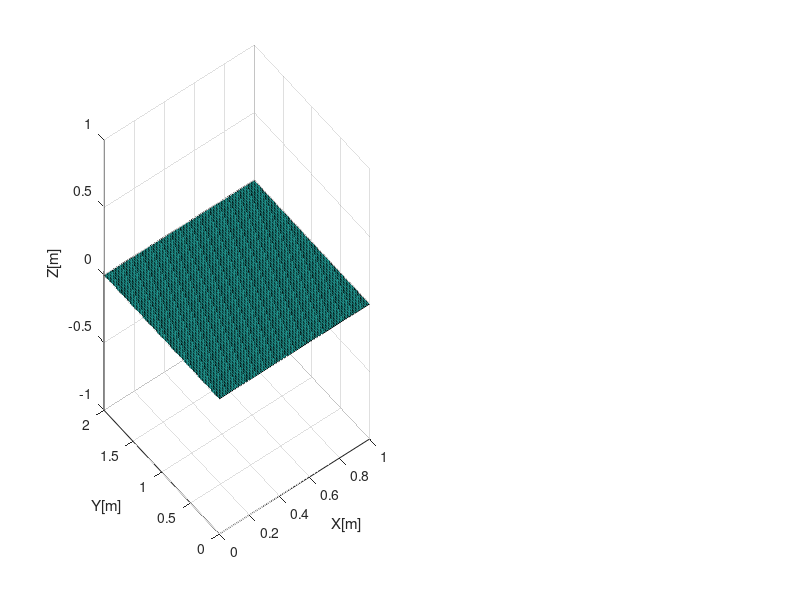

MATLAB code for this plot: (Note: this script raises an error after producing the figure.)
clc, clear, close all; 

%we want to see how to animate in matlab so first let's animate our previous
%three dimensional plot
%helping variables
x = linspace(0,1,100);
y = linspace(0,2,200);
t = linspace(0,1,20); 
z = zeros(length(x), length(y), length(t)); 

for cnt = 1:length(t)
    z(:,:,cnt) = sin(2 * pi * x' / 0.5) * cos(2* pi * y / 0.33) * t(cnt);
end

[Y, X] = meshgrid(y,x);
figure("Position",[100,100,1500,750]);
%we can put the building of the plot in a for loop to see how it evolves
for cnt = 1:length(t)
    subplot(1,2,1);
    surf(X,Y,z(:, :, cnt));
    xlabel("X[m]");
    ylabel("Y[m]");
    zlabel("Z[m]");
    zlim([-1,1]);
    clim([-1,1]);%limits the color used
    colormap jet;
    colorbar;
    title("surf");
    
    subplot(1,2,2);
    if cnt ~= 0
        contour(X,Y,z(:, :, cnt));
        xlabel("X[m]");
        ylabel("Y[m]");
        zlabel("Z[m]");
        zlim([-1,1]);
        clim([-1,1]);%limits the color used
        colormap jet;
        colorbar;
        title("contour");
    end

    %we can add a pause and hold off to get a animation
    pause(0.05);
    hold off;
end

